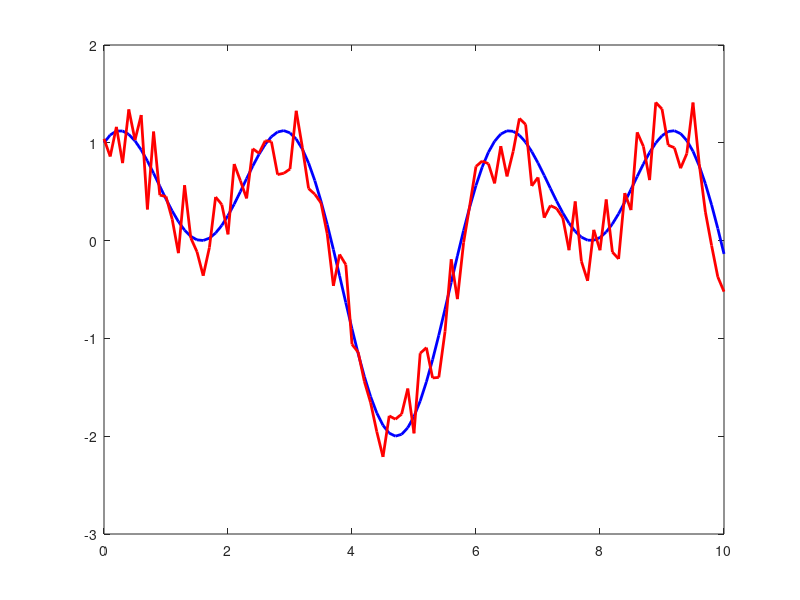

Source code (MATLAB): (Note: this script raises an error after producing the figure.)
% test_dropshadow

x = 0:0.1:10;
y1 = sin(x)+cos(2*x);
y2 = y1+(0.5-rand(size(x)));
plot(x,y1,'b','LineWidth',2); hold on
plot(x,y2,'r','LineWidth',2);

drawnow, pause(0.5) % Wait for figure to be drawn

%%
h = gca;
hDrop = dropshadow(h,'Size',4,'Spread',2,'Distance',5);